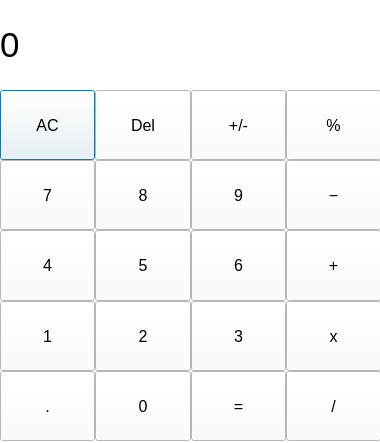
<?xml version="1.0" encoding="UTF-8"?>
<ui version="4.0">
 <class>Calculator</class>
 <widget class="QDialog" name="Calculator">
  <property name="geometry">
   <rect>
    <x>0</x>
    <y>0</y>
    <width>380</width>
    <height>443</height>
   </rect>
  </property>
  <property name="palette">
   <palette>
    <active>
     <colorrole role="WindowText">
      <brush brushstyle="SolidPattern">
       <color alpha="255">
        <red>0</red>
        <green>0</green>
        <blue>0</blue>
       </color>
      </brush>
     </colorrole>
     <colorrole role="Button">
      <brush brushstyle="SolidPattern">
       <color alpha="255">
        <red>255</red>
        <green>255</green>
        <blue>255</blue>
       </color>
      </brush>
     </colorrole>
     <colorrole role="Light">
      <brush brushstyle="SolidPattern">
       <color alpha="255">
        <red>255</red>
        <green>255</green>
        <blue>255</blue>
       </color>
      </brush>
     </colorrole>
     <colorrole role="Midlight">
      <brush brushstyle="SolidPattern">
       <color alpha="255">
        <red>255</red>
        <green>255</green>
        <blue>255</blue>
       </color>
      </brush>
     </colorrole>
     <colorrole role="Dark">
      <brush brushstyle="SolidPattern">
       <color alpha="255">
        <red>127</red>
        <green>127</green>
        <blue>127</blue>
       </color>
      </brush>
     </colorrole>
     <colorrole role="Mid">
      <brush brushstyle="SolidPattern">
       <color alpha="255">
        <red>170</red>
        <green>170</green>
        <blue>170</blue>
       </color>
      </brush>
     </colorrole>
     <colorrole role="Text">
      <brush brushstyle="SolidPattern">
       <color alpha="255">
        <red>0</red>
        <green>0</green>
        <blue>0</blue>
       </color>
      </brush>
     </colorrole>
     <colorrole role="BrightText">
      <brush brushstyle="SolidPattern">
       <color alpha="255">
        <red>255</red>
        <green>255</green>
        <blue>255</blue>
       </color>
      </brush>
     </colorrole>
     <colorrole role="ButtonText">
      <brush brushstyle="SolidPattern">
       <color alpha="255">
        <red>0</red>
        <green>0</green>
        <blue>0</blue>
       </color>
      </brush>
     </colorrole>
     <colorrole role="Base">
      <brush brushstyle="SolidPattern">
       <color alpha="255">
        <red>255</red>
        <green>255</green>
        <blue>255</blue>
       </color>
      </brush>
     </colorrole>
     <colorrole role="Window">
      <brush brushstyle="SolidPattern">
       <color alpha="255">
        <red>255</red>
        <green>255</green>
        <blue>255</blue>
       </color>
      </brush>
     </colorrole>
     <colorrole role="Shadow">
      <brush brushstyle="SolidPattern">
       <color alpha="255">
        <red>0</red>
        <green>0</green>
        <blue>0</blue>
       </color>
      </brush>
     </colorrole>
     <colorrole role="AlternateBase">
      <brush brushstyle="SolidPattern">
       <color alpha="255">
        <red>255</red>
        <green>255</green>
        <blue>255</blue>
       </color>
      </brush>
     </colorrole>
     <colorrole role="ToolTipBase">
      <brush brushstyle="SolidPattern">
       <color alpha="255">
        <red>255</red>
        <green>255</green>
        <blue>220</blue>
       </color>
      </brush>
     </colorrole>
     <colorrole role="ToolTipText">
      <brush brushstyle="SolidPattern">
       <color alpha="255">
        <red>0</red>
        <green>0</green>
        <blue>0</blue>
       </color>
      </brush>
     </colorrole>
     <colorrole role="PlaceholderText">
      <brush brushstyle="SolidPattern">
       <color alpha="128">
        <red>0</red>
        <green>0</green>
        <blue>0</blue>
       </color>
      </brush>
     </colorrole>
    </active>
    <inactive>
     <colorrole role="WindowText">
      <brush brushstyle="SolidPattern">
       <color alpha="255">
        <red>0</red>
        <green>0</green>
        <blue>0</blue>
       </color>
      </brush>
     </colorrole>
     <colorrole role="Button">
      <brush brushstyle="SolidPattern">
       <color alpha="255">
        <red>255</red>
        <green>255</green>
        <blue>255</blue>
       </color>
      </brush>
     </colorrole>
     <colorrole role="Light">
      <brush brushstyle="SolidPattern">
       <color alpha="255">
        <red>255</red>
        <green>255</green>
        <blue>255</blue>
       </color>
      </brush>
     </colorrole>
     <colorrole role="Midlight">
      <brush brushstyle="SolidPattern">
       <color alpha="255">
        <red>255</red>
        <green>255</green>
        <blue>255</blue>
       </color>
      </brush>
     </colorrole>
     <colorrole role="Dark">
      <brush brushstyle="SolidPattern">
       <color alpha="255">
        <red>127</red>
        <green>127</green>
        <blue>127</blue>
       </color>
      </brush>
     </colorrole>
     <colorrole role="Mid">
      <brush brushstyle="SolidPattern">
       <color alpha="255">
        <red>170</red>
        <green>170</green>
        <blue>170</blue>
       </color>
      </brush>
     </colorrole>
     <colorrole role="Text">
      <brush brushstyle="SolidPattern">
       <color alpha="255">
        <red>0</red>
        <green>0</green>
        <blue>0</blue>
       </color>
      </brush>
     </colorrole>
     <colorrole role="BrightText">
      <brush brushstyle="SolidPattern">
       <color alpha="255">
        <red>255</red>
        <green>255</green>
        <blue>255</blue>
       </color>
      </brush>
     </colorrole>
     <colorrole role="ButtonText">
      <brush brushstyle="SolidPattern">
       <color alpha="255">
        <red>0</red>
        <green>0</green>
        <blue>0</blue>
       </color>
      </brush>
     </colorrole>
     <colorrole role="Base">
      <brush brushstyle="SolidPattern">
       <color alpha="255">
        <red>255</red>
        <green>255</green>
        <blue>255</blue>
       </color>
      </brush>
     </colorrole>
     <colorrole role="Window">
      <brush brushstyle="SolidPattern">
       <color alpha="255">
        <red>255</red>
        <green>255</green>
        <blue>255</blue>
       </color>
      </brush>
     </colorrole>
     <colorrole role="Shadow">
      <brush brushstyle="SolidPattern">
       <color alpha="255">
        <red>0</red>
        <green>0</green>
        <blue>0</blue>
       </color>
      </brush>
     </colorrole>
     <colorrole role="AlternateBase">
      <brush brushstyle="SolidPattern">
       <color alpha="255">
        <red>255</red>
        <green>255</green>
        <blue>255</blue>
       </color>
      </brush>
     </colorrole>
     <colorrole role="ToolTipBase">
      <brush brushstyle="SolidPattern">
       <color alpha="255">
        <red>255</red>
        <green>255</green>
        <blue>220</blue>
       </color>
      </brush>
     </colorrole>
     <colorrole role="ToolTipText">
      <brush brushstyle="SolidPattern">
       <color alpha="255">
        <red>0</red>
        <green>0</green>
        <blue>0</blue>
       </color>
      </brush>
     </colorrole>
     <colorrole role="PlaceholderText">
      <brush brushstyle="SolidPattern">
       <color alpha="128">
        <red>0</red>
        <green>0</green>
        <blue>0</blue>
       </color>
      </brush>
     </colorrole>
    </inactive>
    <disabled>
     <colorrole role="WindowText">
      <brush brushstyle="SolidPattern">
       <color alpha="255">
        <red>127</red>
        <green>127</green>
        <blue>127</blue>
       </color>
      </brush>
     </colorrole>
     <colorrole role="Button">
      <brush brushstyle="SolidPattern">
       <color alpha="255">
        <red>255</red>
        <green>255</green>
        <blue>255</blue>
       </color>
      </brush>
     </colorrole>
     <colorrole role="Light">
      <brush brushstyle="SolidPattern">
       <color alpha="255">
        <red>255</red>
        <green>255</green>
        <blue>255</blue>
       </color>
      </brush>
     </colorrole>
     <colorrole role="Midlight">
      <brush brushstyle="SolidPattern">
       <color alpha="255">
        <red>255</red>
        <green>255</green>
        <blue>255</blue>
       </color>
      </brush>
     </colorrole>
     <colorrole role="Dark">
      <brush brushstyle="SolidPattern">
       <color alpha="255">
        <red>127</red>
        <green>127</green>
        <blue>127</blue>
       </color>
      </brush>
     </colorrole>
     <colorrole role="Mid">
      <brush brushstyle="SolidPattern">
       <color alpha="255">
        <red>170</red>
        <green>170</green>
        <blue>170</blue>
       </color>
      </brush>
     </colorrole>
     <colorrole role="Text">
      <brush brushstyle="SolidPattern">
       <color alpha="255">
        <red>127</red>
        <green>127</green>
        <blue>127</blue>
       </color>
      </brush>
     </colorrole>
     <colorrole role="BrightText">
      <brush brushstyle="SolidPattern">
       <color alpha="255">
        <red>255</red>
        <green>255</green>
        <blue>255</blue>
       </color>
      </brush>
     </colorrole>
     <colorrole role="ButtonText">
      <brush brushstyle="SolidPattern">
       <color alpha="255">
        <red>127</red>
        <green>127</green>
        <blue>127</blue>
       </color>
      </brush>
     </colorrole>
     <colorrole role="Base">
      <brush brushstyle="SolidPattern">
       <color alpha="255">
        <red>255</red>
        <green>255</green>
        <blue>255</blue>
       </color>
      </brush>
     </colorrole>
     <colorrole role="Window">
      <brush brushstyle="SolidPattern">
       <color alpha="255">
        <red>255</red>
        <green>255</green>
        <blue>255</blue>
       </color>
      </brush>
     </colorrole>
     <colorrole role="Shadow">
      <brush brushstyle="SolidPattern">
       <color alpha="255">
        <red>0</red>
        <green>0</green>
        <blue>0</blue>
       </color>
      </brush>
     </colorrole>
     <colorrole role="AlternateBase">
      <brush brushstyle="SolidPattern">
       <color alpha="255">
        <red>255</red>
        <green>255</green>
        <blue>255</blue>
       </color>
      </brush>
     </colorrole>
     <colorrole role="ToolTipBase">
      <brush brushstyle="SolidPattern">
       <color alpha="255">
        <red>255</red>
        <green>255</green>
        <blue>220</blue>
       </color>
      </brush>
     </colorrole>
     <colorrole role="ToolTipText">
      <brush brushstyle="SolidPattern">
       <color alpha="255">
        <red>0</red>
        <green>0</green>
        <blue>0</blue>
       </color>
      </brush>
     </colorrole>
     <colorrole role="PlaceholderText">
      <brush brushstyle="SolidPattern">
       <color alpha="128">
        <red>0</red>
        <green>0</green>
        <blue>0</blue>
       </color>
      </brush>
     </colorrole>
    </disabled>
   </palette>
  </property>
  <property name="contextMenuPolicy">
   <enum>Qt::NoContextMenu</enum>
  </property>
  <property name="windowTitle">
   <string>Dialog</string>
  </property>
  <property name="styleSheet">
   <string notr="true"/>
  </property>
  <widget class="QWidget" name="gridLayoutWidget">
   <property name="geometry">
    <rect>
     <x>0</x>
     <y>90</y>
     <width>381</width>
     <height>351</height>
    </rect>
   </property>
   <layout class="QGridLayout" name="qwe">
    <property name="sizeConstraint">
     <enum>QLayout::SetDefaultConstraint</enum>
    </property>
    <property name="spacing">
     <number>0</number>
    </property>
    <item row="0" column="0">
     <widget class="QPushButton" name="pushButton_clear">
      <property name="sizePolicy">
       <sizepolicy hsizetype="Expanding" vsizetype="Ignored">
        <horstretch>0</horstretch>
        <verstretch>0</verstretch>
       </sizepolicy>
      </property>
      <property name="font">
       <font>
        <family>Arial</family>
        <pointsize>12</pointsize>
        <weight>50</weight>
        <bold>false</bold>
       </font>
      </property>
      <property name="styleSheet">
       <string notr="true">QPushButton
{
	border: 0px solid gray;
	
}
QPushButton:pressed
{
	background-color: qlineargradient(x1:0, y1:0, x2:0, y2:1,
 stop:0 #f6f7fa, stop:1 #dadbde)
}R</string>
      </property>
      <property name="text">
       <string>AC</string>
      </property>
     </widget>
    </item>
    <item row="5" column="1">
     <widget class="QPushButton" name="pushButton_zero">
      <property name="sizePolicy">
       <sizepolicy hsizetype="Expanding" vsizetype="Ignored">
        <horstretch>0</horstretch>
        <verstretch>0</verstretch>
       </sizepolicy>
      </property>
      <property name="font">
       <font>
        <family>Arial</family>
        <pointsize>12</pointsize>
        <weight>50</weight>
        <bold>false</bold>
       </font>
      </property>
      <property name="styleSheet">
       <string notr="true">QPushButton
{
	border: 0px solid gray;
	
}
QPushButton:pressed
{
	background-color: qlineargradient(x1:0, y1:0, x2:0, y2:1,
 stop:0 #f6f7fa, stop:1 #dadbde)
}R</string>
      </property>
      <property name="text">
       <string>0</string>
      </property>
     </widget>
    </item>
    <item row="2" column="1">
     <widget class="QPushButton" name="pushButton_five">
      <property name="sizePolicy">
       <sizepolicy hsizetype="Expanding" vsizetype="Ignored">
        <horstretch>0</horstretch>
        <verstretch>0</verstretch>
       </sizepolicy>
      </property>
      <property name="font">
       <font>
        <family>Arial</family>
        <pointsize>12</pointsize>
        <weight>50</weight>
        <bold>false</bold>
       </font>
      </property>
      <property name="styleSheet">
       <string notr="true">QPushButton
{
	border: 0px solid gray;
	
}
QPushButton:pressed
{
	background-color: qlineargradient(x1:0, y1:0, x2:0, y2:1,
 stop:0 #f6f7fa, stop:1 #dadbde)
}R</string>
      </property>
      <property name="text">
       <string>5</string>
      </property>
     </widget>
    </item>
    <item row="0" column="1">
     <widget class="QPushButton" name="pushButton_del">
      <property name="sizePolicy">
       <sizepolicy hsizetype="Expanding" vsizetype="Ignored">
        <horstretch>0</horstretch>
        <verstretch>0</verstretch>
       </sizepolicy>
      </property>
      <property name="font">
       <font>
        <family>Arial</family>
        <pointsize>12</pointsize>
        <weight>50</weight>
        <bold>false</bold>
       </font>
      </property>
      <property name="styleSheet">
       <string notr="true">QPushButton
{
	border: 0px solid gray;
	
}
QPushButton:pressed
{
	background-color: qlineargradient(x1:0, y1:0, x2:0, y2:1,
 stop:0 #f6f7fa, stop:1 #dadbde)
}R</string>
      </property>
      <property name="text">
       <string>Del</string>
      </property>
     </widget>
    </item>
    <item row="0" column="2">
     <widget class="QPushButton" name="pushButton_plus_minus">
      <property name="sizePolicy">
       <sizepolicy hsizetype="Expanding" vsizetype="Ignored">
        <horstretch>0</horstretch>
        <verstretch>0</verstretch>
       </sizepolicy>
      </property>
      <property name="font">
       <font>
        <family>Arial</family>
        <pointsize>12</pointsize>
        <weight>50</weight>
        <bold>false</bold>
       </font>
      </property>
      <property name="styleSheet">
       <string notr="true">QPushButton
{
	border: 0px solid gray;
	
}
QPushButton:pressed
{
	background-color: qlineargradient(x1:0, y1:0, x2:0, y2:1,
 stop:0 #f6f7fa, stop:1 #dadbde)
}R</string>
      </property>
      <property name="text">
       <string>+/-</string>
      </property>
     </widget>
    </item>
    <item row="2" column="2">
     <widget class="QPushButton" name="pushButton_six">
      <property name="sizePolicy">
       <sizepolicy hsizetype="Expanding" vsizetype="Ignored">
        <horstretch>0</horstretch>
        <verstretch>0</verstretch>
       </sizepolicy>
      </property>
      <property name="font">
       <font>
        <family>Arial</family>
        <pointsize>12</pointsize>
        <weight>50</weight>
        <bold>false</bold>
       </font>
      </property>
      <property name="styleSheet">
       <string notr="true">QPushButton
{
	border: 0px solid gray;
	
}
QPushButton:pressed
{
	background-color: qlineargradient(x1:0, y1:0, x2:0, y2:1,
 stop:0 #f6f7fa, stop:1 #dadbde)
}R</string>
      </property>
      <property name="text">
       <string>6</string>
      </property>
     </widget>
    </item>
    <item row="0" column="3">
     <widget class="QPushButton" name="pushButton_percent">
      <property name="sizePolicy">
       <sizepolicy hsizetype="Expanding" vsizetype="Ignored">
        <horstretch>0</horstretch>
        <verstretch>0</verstretch>
       </sizepolicy>
      </property>
      <property name="font">
       <font>
        <family>Arial</family>
        <pointsize>12</pointsize>
        <weight>50</weight>
        <bold>false</bold>
       </font>
      </property>
      <property name="styleSheet">
       <string notr="true">QPushButton
{
	border: 0px solid gray;
	
}
QPushButton:pressed
{
	background-color: qlineargradient(x1:0, y1:0, x2:0, y2:1,
 stop:0 #f6f7fa, stop:1 #dadbde)
}R</string>
      </property>
      <property name="text">
       <string>%</string>
      </property>
     </widget>
    </item>
    <item row="5" column="0">
     <widget class="QPushButton" name="pushButton_dot">
      <property name="sizePolicy">
       <sizepolicy hsizetype="Expanding" vsizetype="Ignored">
        <horstretch>0</horstretch>
        <verstretch>0</verstretch>
       </sizepolicy>
      </property>
      <property name="font">
       <font>
        <family>Arial</family>
        <pointsize>12</pointsize>
        <weight>50</weight>
        <bold>false</bold>
       </font>
      </property>
      <property name="styleSheet">
       <string notr="true">QPushButton
{
	border: 0px solid gray;
	
}
QPushButton:pressed
{
	background-color: qlineargradient(x1:0, y1:0, x2:0, y2:1,
 stop:0 #f6f7fa, stop:1 #dadbde)
}R</string>
      </property>
      <property name="text">
       <string>.</string>
      </property>
     </widget>
    </item>
    <item row="1" column="3">
     <widget class="QPushButton" name="pushButton_minus">
      <property name="sizePolicy">
       <sizepolicy hsizetype="Expanding" vsizetype="Ignored">
        <horstretch>0</horstretch>
        <verstretch>0</verstretch>
       </sizepolicy>
      </property>
      <property name="font">
       <font>
        <family>Arial</family>
        <pointsize>12</pointsize>
        <weight>50</weight>
        <bold>false</bold>
       </font>
      </property>
      <property name="styleSheet">
       <string notr="true">QPushButton
{
	border: 0px solid gray;
	
}
QPushButton:pressed
{
	background-color: qlineargradient(x1:0, y1:0, x2:0, y2:1,
 stop:0 #f6f7fa, stop:1 #dadbde)
}R</string>
      </property>
      <property name="text">
       <string>−</string>
      </property>
     </widget>
    </item>
    <item row="2" column="3">
     <widget class="QPushButton" name="pushButton_plus">
      <property name="sizePolicy">
       <sizepolicy hsizetype="Expanding" vsizetype="Ignored">
        <horstretch>0</horstretch>
        <verstretch>0</verstretch>
       </sizepolicy>
      </property>
      <property name="font">
       <font>
        <family>Arial</family>
        <pointsize>12</pointsize>
        <weight>50</weight>
        <bold>false</bold>
       </font>
      </property>
      <property name="styleSheet">
       <string notr="true">QPushButton
{
	border: 0px solid gray;
	
}
QPushButton:pressed
{
	background-color: qlineargradient(x1:0, y1:0, x2:0, y2:1,
 stop:0 #f6f7fa, stop:1 #dadbde)
}R</string>
      </property>
      <property name="text">
       <string>+</string>
      </property>
     </widget>
    </item>
    <item row="2" column="0">
     <widget class="QPushButton" name="pushButton_four">
      <property name="sizePolicy">
       <sizepolicy hsizetype="Expanding" vsizetype="Ignored">
        <horstretch>0</horstretch>
        <verstretch>0</verstretch>
       </sizepolicy>
      </property>
      <property name="font">
       <font>
        <family>Arial</family>
        <pointsize>12</pointsize>
        <weight>50</weight>
        <bold>false</bold>
       </font>
      </property>
      <property name="styleSheet">
       <string notr="true">QPushButton
{
	border: 0px solid gray;
	
}
QPushButton:pressed
{
	background-color: qlineargradient(x1:0, y1:0, x2:0, y2:1,
 stop:0 #f6f7fa, stop:1 #dadbde)
}R</string>
      </property>
      <property name="text">
       <string>4</string>
      </property>
     </widget>
    </item>
    <item row="5" column="2">
     <widget class="QPushButton" name="pushButton_equals">
      <property name="sizePolicy">
       <sizepolicy hsizetype="Expanding" vsizetype="Ignored">
        <horstretch>0</horstretch>
        <verstretch>0</verstretch>
       </sizepolicy>
      </property>
      <property name="font">
       <font>
        <family>Arial</family>
        <pointsize>12</pointsize>
        <weight>50</weight>
        <bold>false</bold>
       </font>
      </property>
      <property name="styleSheet">
       <string notr="true">QPushButton
{
	border: 0px solid gray;
	
}
QPushButton:pressed
{
	background-color: qlineargradient(x1:0, y1:0, x2:0, y2:1,
stop:0  #ffd1b3, stop:1 #ff751a)
}R</string>
      </property>
      <property name="text">
       <string>=</string>
      </property>
     </widget>
    </item>
    <item row="5" column="3">
     <widget class="QPushButton" name="pushButton_divided">
      <property name="sizePolicy">
       <sizepolicy hsizetype="Expanding" vsizetype="Ignored">
        <horstretch>0</horstretch>
        <verstretch>0</verstretch>
       </sizepolicy>
      </property>
      <property name="font">
       <font>
        <family>Arial</family>
        <pointsize>12</pointsize>
        <weight>50</weight>
        <bold>false</bold>
       </font>
      </property>
      <property name="styleSheet">
       <string notr="true">QPushButton
{
	border: 0px solid gray;
	
}
QPushButton:pressed
{
	background-color: qlineargradient(x1:0, y1:0, x2:0, y2:1,
 stop:0 #f6f7fa, stop:1 #dadbde)
}R</string>
      </property>
      <property name="text">
       <string>/</string>
      </property>
     </widget>
    </item>
    <item row="3" column="0">
     <widget class="QPushButton" name="pushButton_one">
      <property name="sizePolicy">
       <sizepolicy hsizetype="Expanding" vsizetype="Ignored">
        <horstretch>0</horstretch>
        <verstretch>0</verstretch>
       </sizepolicy>
      </property>
      <property name="font">
       <font>
        <family>Arial</family>
        <pointsize>12</pointsize>
        <weight>50</weight>
        <bold>false</bold>
       </font>
      </property>
      <property name="styleSheet">
       <string notr="true">QPushButton
{
	border: 0px solid gray;
	
}
QPushButton:pressed
{
	background-color: qlineargradient(x1:0, y1:0, x2:0, y2:1,
 stop:0 #f6f7fa, stop:1 #dadbde)
}R</string>
      </property>
      <property name="text">
       <string>1</string>
      </property>
     </widget>
    </item>
    <item row="3" column="1">
     <widget class="QPushButton" name="pushButton_two">
      <property name="sizePolicy">
       <sizepolicy hsizetype="Expanding" vsizetype="Ignored">
        <horstretch>0</horstretch>
        <verstretch>0</verstretch>
       </sizepolicy>
      </property>
      <property name="font">
       <font>
        <family>Arial</family>
        <pointsize>12</pointsize>
        <weight>50</weight>
        <bold>false</bold>
       </font>
      </property>
      <property name="styleSheet">
       <string notr="true">QPushButton
{
	border: 0px solid gray;
	
}
QPushButton:pressed
{
	background-color: qlineargradient(x1:0, y1:0, x2:0, y2:1,
 stop:0 #f6f7fa, stop:1 #dadbde)
}R</string>
      </property>
      <property name="text">
       <string>2</string>
      </property>
     </widget>
    </item>
    <item row="3" column="2">
     <widget class="QPushButton" name="pushButton_three">
      <property name="sizePolicy">
       <sizepolicy hsizetype="Expanding" vsizetype="Ignored">
        <horstretch>0</horstretch>
        <verstretch>0</verstretch>
       </sizepolicy>
      </property>
      <property name="font">
       <font>
        <family>Arial</family>
        <pointsize>12</pointsize>
        <weight>50</weight>
        <bold>false</bold>
       </font>
      </property>
      <property name="styleSheet">
       <string notr="true">QPushButton
{
	border: 0px solid gray;
	
}
QPushButton:pressed
{
	background-color: qlineargradient(x1:0, y1:0, x2:0, y2:1,
 stop:0 #f6f7fa, stop:1 #dadbde)
}R</string>
      </property>
      <property name="text">
       <string>3</string>
      </property>
     </widget>
    </item>
    <item row="1" column="0">
     <widget class="QPushButton" name="pushButton_seven">
      <property name="sizePolicy">
       <sizepolicy hsizetype="Expanding" vsizetype="Ignored">
        <horstretch>0</horstretch>
        <verstretch>0</verstretch>
       </sizepolicy>
      </property>
      <property name="font">
       <font>
        <family>Arial</family>
        <pointsize>12</pointsize>
        <weight>50</weight>
        <bold>false</bold>
       </font>
      </property>
      <property name="styleSheet">
       <string notr="true">QPushButton
{
	border: 0px solid gray;
	
}
QPushButton:pressed
{
	background-color: qlineargradient(x1:0, y1:0, x2:0, y2:1,
 stop:0 #f6f7fa, stop:1 #dadbde)
}R</string>
      </property>
      <property name="text">
       <string>7</string>
      </property>
     </widget>
    </item>
    <item row="1" column="1">
     <widget class="QPushButton" name="pushButton_eight">
      <property name="sizePolicy">
       <sizepolicy hsizetype="Expanding" vsizetype="Ignored">
        <horstretch>0</horstretch>
        <verstretch>0</verstretch>
       </sizepolicy>
      </property>
      <property name="font">
       <font>
        <family>Arial</family>
        <pointsize>12</pointsize>
        <weight>50</weight>
        <bold>false</bold>
       </font>
      </property>
      <property name="styleSheet">
       <string notr="true">QPushButton
{
	border: 0px solid gray;
	
}
QPushButton:pressed
{
	background-color: qlineargradient(x1:0, y1:0, x2:0, y2:1,
 stop:0 #f6f7fa, stop:1 #dadbde)
}R</string>
      </property>
      <property name="text">
       <string>8</string>
      </property>
     </widget>
    </item>
    <item row="1" column="2">
     <widget class="QPushButton" name="pushButton_nine">
      <property name="sizePolicy">
       <sizepolicy hsizetype="Expanding" vsizetype="Ignored">
        <horstretch>0</horstretch>
        <verstretch>0</verstretch>
       </sizepolicy>
      </property>
      <property name="font">
       <font>
        <family>Arial</family>
        <pointsize>12</pointsize>
        <weight>50</weight>
        <bold>false</bold>
       </font>
      </property>
      <property name="styleSheet">
       <string notr="true">QPushButton
{
	border: 0px solid gray;
	
}
QPushButton:pressed
{
	background-color: qlineargradient(x1:0, y1:0, x2:0, y2:1,
 stop:0 #f6f7fa, stop:1 #dadbde)
}R</string>
      </property>
      <property name="text">
       <string>9</string>
      </property>
     </widget>
    </item>
    <item row="3" column="3">
     <widget class="QPushButton" name="pushButton_multiply">
      <property name="sizePolicy">
       <sizepolicy hsizetype="Expanding" vsizetype="Ignored">
        <horstretch>0</horstretch>
        <verstretch>0</verstretch>
       </sizepolicy>
      </property>
      <property name="font">
       <font>
        <family>Arial</family>
        <pointsize>12</pointsize>
        <weight>50</weight>
        <bold>false</bold>
       </font>
      </property>
      <property name="styleSheet">
       <string notr="true">QPushButton
{
	border: 0px solid gray;
	
}
QPushButton:pressed
{
	background-color: qlineargradient(x1:0, y1:0, x2:0, y2:1,
 stop:0 #f6f7fa, stop:1 #dadbde)
}R</string>
      </property>
      <property name="text">
       <string>x</string>
      </property>
     </widget>
    </item>
   </layout>
  </widget>
  <widget class="QLabel" name="label_output">
   <property name="geometry">
    <rect>
     <x>0</x>
     <y>0</y>
     <width>371</width>
     <height>90</height>
    </rect>
   </property>
   <property name="sizePolicy">
    <sizepolicy hsizetype="Ignored" vsizetype="Maximum">
     <horstretch>0</horstretch>
     <verstretch>1</verstretch>
    </sizepolicy>
   </property>
   <property name="font">
    <font>
     <family>Arial</family>
     <pointsize>26</pointsize>
    </font>
   </property>
   <property name="styleSheet">
    <string notr="true">QLabel
{
 qproperty-alignment: 'AlignVCenter | AlignRight';


}
</string>
   </property>
   <property name="text">
    <string>0</string>
   </property>
  </widget>
 </widget>
 <resources/>
 <connections/>
</ui>
